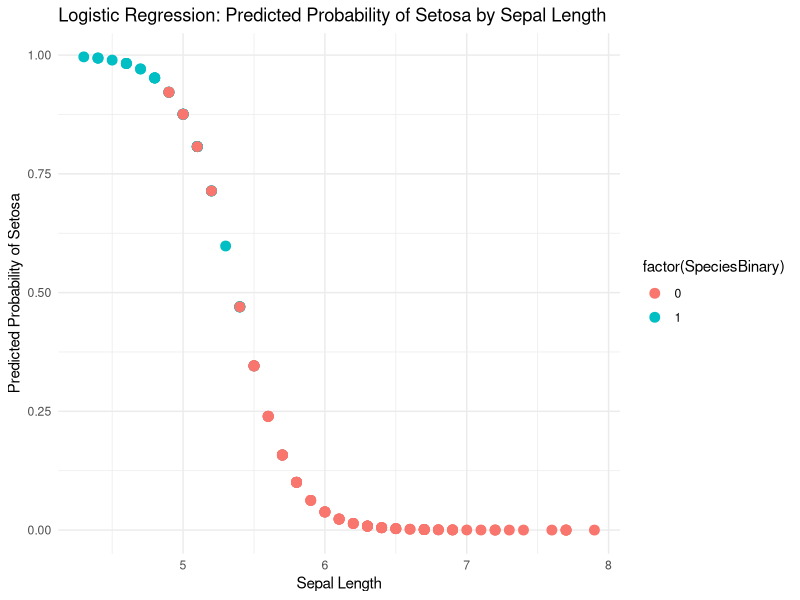
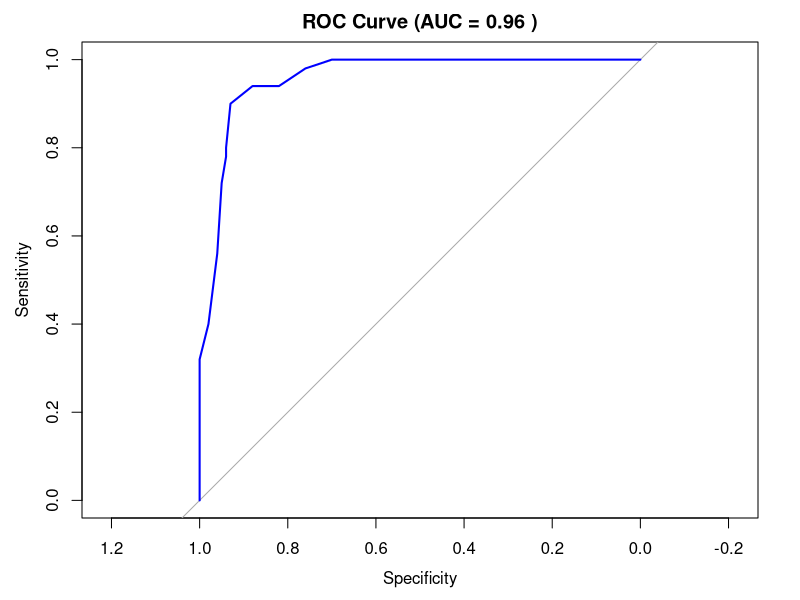

Reproduce these figures in R, in order.
install.packages("ggplot2")
install.packages("pROC")
library(ggplot2)
library(pROC)

data(iris)
iris$SpeciesBinary <- ifelse(iris$Species == "setosa", 1, 0)

logistic_model <- glm(SpeciesBinary ~ Sepal.Length, data = iris, family = "binomial")
summary(logistic_model)

iris$predicted_probabilities <- predict(logistic_model, type = "response")
iris$predicted_class <- ifelse(iris$predicted_probabilities > 0.5, 1, 0)

confusion_matrix <- table(Actual = iris$SpeciesBinary, Predicted = iris$predicted_class)
print(confusion_matrix)

ggplot(iris, aes(x = Sepal.Length, y = predicted_probabilities)) +
  geom_point(aes(color = factor(SpeciesBinary)), size = 3) +
  labs(x = "Sepal Length", y = "Predicted Probability of Setosa") +
  ggtitle("Logistic Regression: Predicted Probability of Setosa by Sepal Length") +
  theme_minimal()

roc_curve <- roc(iris$SpeciesBinary, iris$predicted_probabilities)
auc_value <- auc(roc_curve)
print(paste("AUC:", auc_value))
plot(roc_curve, main = paste("ROC Curve (AUC =", round(auc_value, 2), ")"), col = "blue", lwd = 2)